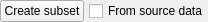
<?xml version="1.0" encoding="UTF-8"?>
<ui version="4.0">
 <class>SubsetSettingsWidget</class>
 <widget class="QWidget" name="SubsetSettingsWidget">
  <property name="geometry">
   <rect>
    <x>0</x>
    <y>0</y>
    <width>188</width>
    <height>22</height>
   </rect>
  </property>
  <property name="windowTitle">
   <string>Subset settings</string>
  </property>
  <property name="toolTip">
   <string>Subset settings</string>
  </property>
  <layout class="QHBoxLayout" name="horizontalLayout">
   <property name="spacing">
    <number>5</number>
   </property>
   <property name="leftMargin">
    <number>0</number>
   </property>
   <property name="topMargin">
    <number>0</number>
   </property>
   <property name="rightMargin">
    <number>0</number>
   </property>
   <property name="bottomMargin">
    <number>0</number>
   </property>
   <item>
    <widget class="QPushButton" name="createPushButton">
     <property name="minimumSize">
      <size>
       <width>0</width>
       <height>22</height>
      </size>
     </property>
     <property name="maximumSize">
      <size>
       <width>16777215</width>
       <height>22</height>
      </size>
     </property>
     <property name="toolTip">
      <string>Create subset from selection</string>
     </property>
     <property name="text">
      <string>Create subset</string>
     </property>
    </widget>
   </item>
   <item>
    <widget class="QCheckBox" name="fromSourceDataCheckBox">
     <property name="toolTip">
      <string>Create subset from source data</string>
     </property>
     <property name="text">
      <string>From source data</string>
     </property>
    </widget>
   </item>
  </layout>
 </widget>
 <resources/>
 <connections/>
</ui>
